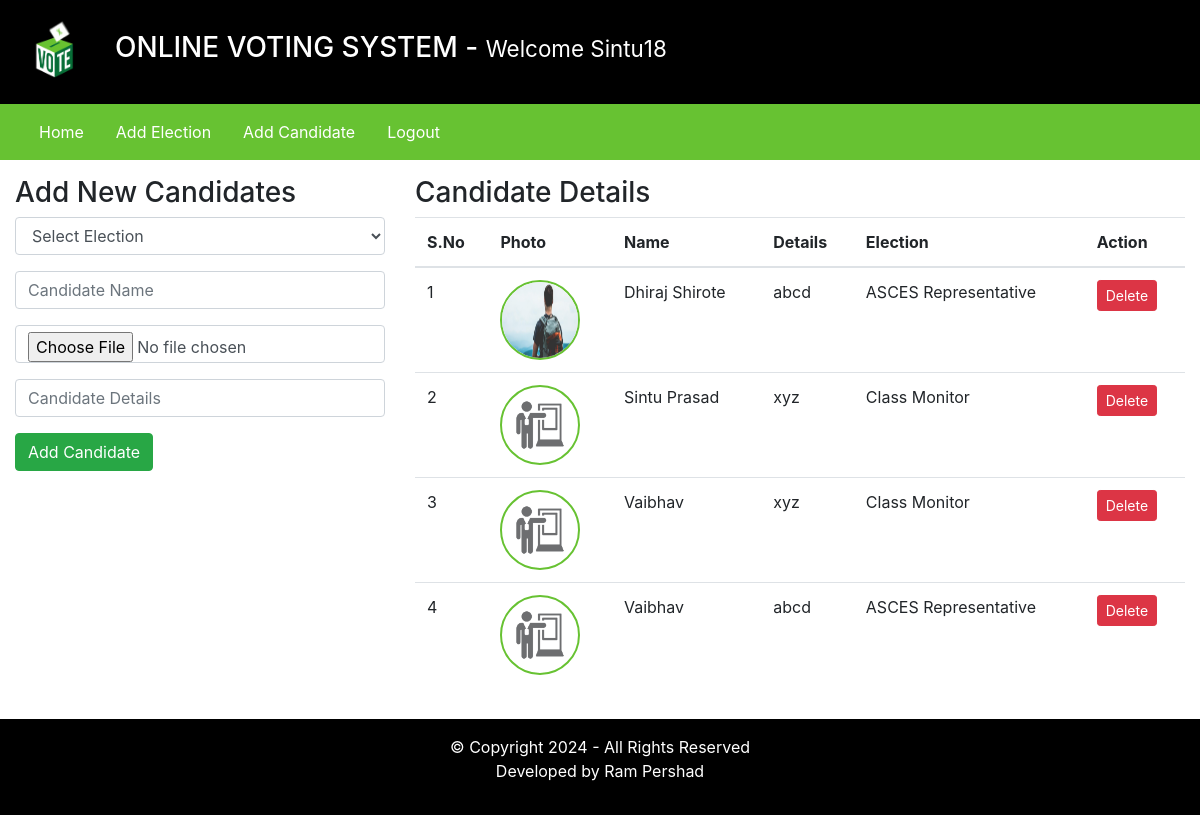
/admin/index.php?addCandidatePage=1 (signed in), run on the app's committed database.
### tables this page shows
CREATE TABLE `candidate_details` (
  `id` int(11) NOT NULL,
  `election_id` int(11) DEFAULT NULL,
  `candidate_name` varchar(255) DEFAULT NULL,
  `candidate_details` text DEFAULT NULL,
  `candidate_photo` text DEFAULT NULL,
  `inserted_by` varchar(255) DEFAULT NULL,
  `inserted_on` date DEFAULT NULL
);

CREATE TABLE `elections` (
  `id` int(11) NOT NULL,
  `election_topic` varchar(255) DEFAULT NULL,
  `no_of_candidates` int(11) DEFAULT NULL,
  `starting_date` date DEFAULT NULL,
  `ending_date` date DEFAULT NULL,
  `status` varchar(45) DEFAULT NULL,
  `inserted_by` varchar(255) DEFAULT NULL,
  `inserted_on` date DEFAULT NULL
);

### admin/inc/add_candidates.php (the view, shortened to what this page needs)
<div class="row my-3">
    <div class="col-4">
        <h3>Add New Candidates</h3>
        <form method="POST" enctype="multipart/form-data">
            <div class="form-group">
                <select class="form-control" name="election_id" required>
                    <option value=""> Select Election </option>
                </select>
            </div>
            <div class="form-group">
                <input type="text" name="candidate_name" placeholder="Candidate Name" class="form-control" required />
            </div>
            <div class="form-group">
                <input type="file" name="candidate_photo" class="form-control" required />
            </div>
            <div class="form-group">
                <input type="text" name="candidate_details" placeholder="Candidate Details" class="form-control"
                    required />
            </div>
            <input type="submit" value="Add Candidate" name="addCandidateBtn" class="btn btn-success" />
        </form>
    </div>
    <div class="col-8">
        <h3>Candidate Details</h3>
        <table class="table">
            <thead>
                <tr>
                    <th scope="col">S.No</th>
                    <th scope="col">Photo</th>
                    <th scope="col">Name</th>
                    <th scope="col">Details</th>
                    <th scope="col">Election</th>
                    <th scope="col">Action </th>
                </tr>
            </thead>
            <tbody>
                <?php
                $fetchingData = mysqli_query($db, "SELECT * FROM candidate_details") or die(mysqli_error($db));
                $isAnyCandidateAdded = mysqli_num_rows($fetchingData);
                if ($isAnyCandidateAdded > 0) {
                    $sno = 1;
                    while ($row = mysqli_fetch_assoc($fetchingData)) {
                        $candidate_id = $row['id'];
                        $election_id = $row['election_id'];
                        $fetchingElectionName = mysqli_query($db, "SELECT * FROM elections WHERE id = '" . $election_id . "'") or die(mysqli_error($db));
                        $execFetchingElectionNameQuery = mysqli_fetch_assoc($fetchingElectionName);
                        $election_name = $execFetchingElectionNameQuery['election_topic'];
                        $candidate_photo = $row['candidate_photo'];
                        ?>
                        <tr>
                            <td><?php echo $sno++; ?></td>
                            <td> <img src="<?php echo $candidate_photo; ?>" class="candidate_photo" /> </td>
                            <td><?php echo $row['candidate_name']; ?></td>
                            <td><?php echo $row['candidate_details']; ?></td>
                            <td><?php echo $election_name; ?></td>
                            <td>
                                <a href="#" class="btn btn-sm btn-danger" onclick="DeleteData(<?php echo $candidate_id; ?>)">
                                    Delete </a>
                            </td>
                        </tr>
                        <?php
                    }
                } else {
                    ?>
                    <tr>
                        <td colspan="7"> No any candidate is added yet. </td>
                    </tr>
                    <?php
                }
                ?>
            </tbody>
        </table>
    </div>
</div>

### assets/css/style.css (style rules this page uses)
.candidate_photo { width: 80px; height: 80px; border: 2px solid #67C232; border-radius: 100%; }

### data on the page
candidate_details: candidate_photo (picture), candidate_name "Dhiraj Shirote", candidate_details "abcd", election.election_topic "ASCES Representative"
candidate_details: candidate_photo (picture), candidate_name "Sintu Prasad", candidate_details "xyz", election.election_topic "Class Monitor"
candidate_details: candidate_photo (picture), candidate_name "Vaibhav", candidate_details "xyz", election.election_topic "Class Monitor"
candidate_details: candidate_photo (picture), candidate_name "Vaibhav", candidate_details "abcd", election.election_topic "ASCES Representative"

### other printed values
$_SESSION['username'] "Sintu18"
